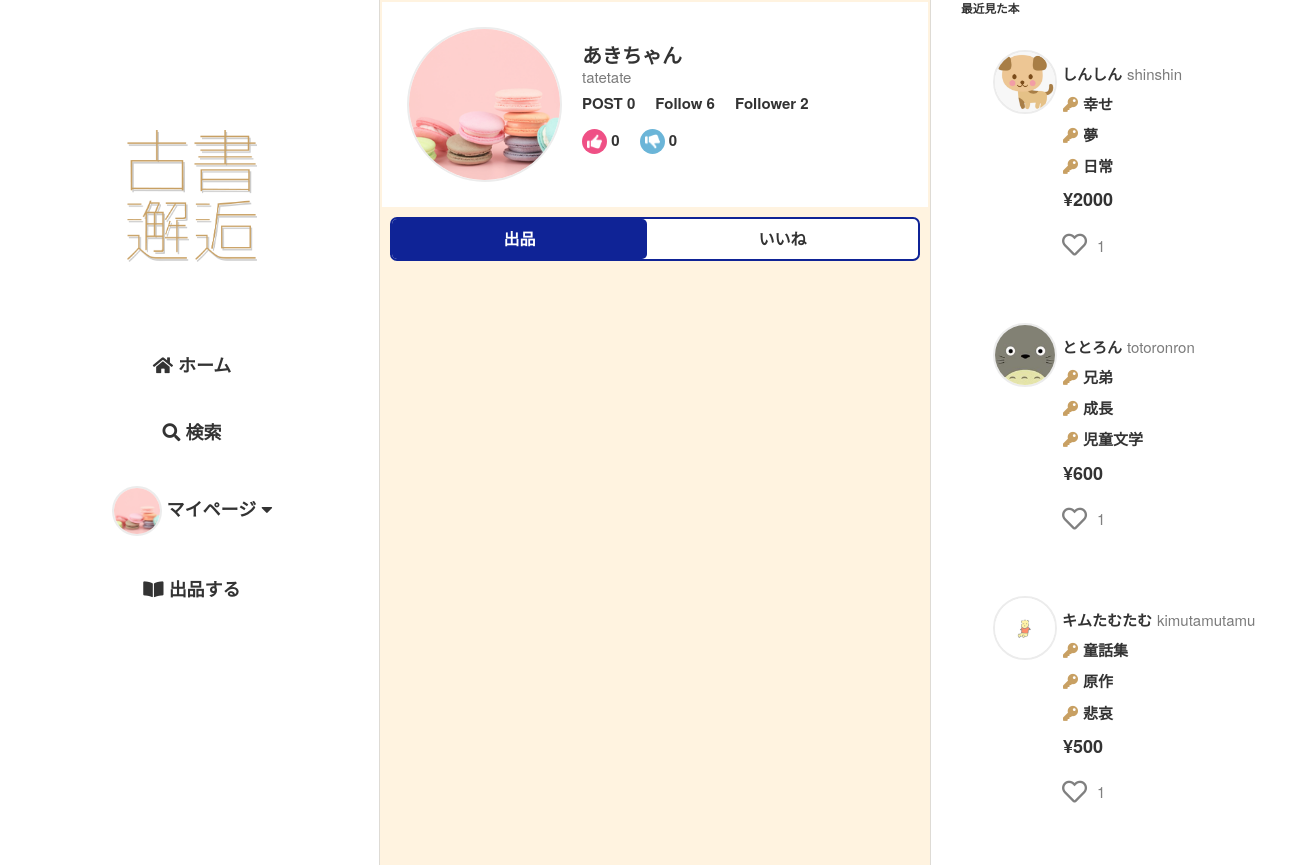
Before: /mypage/ (signed in) with the older database file.
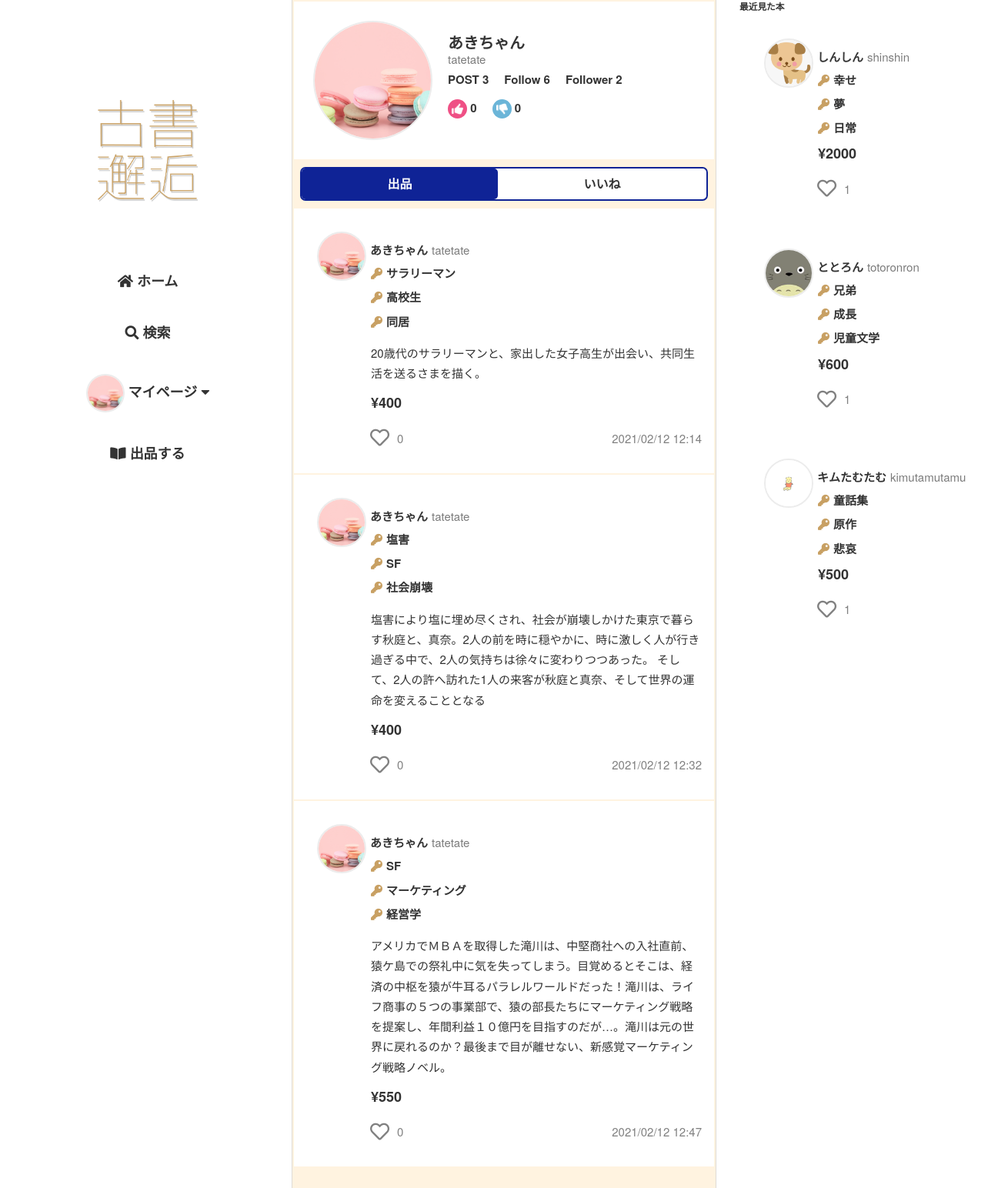
After: the same page with the newer database file.
### flmapp/models/user.py (models this page shows, shortened)
class User(UserMixin, db.Model):
    __tablename__ = 'User'
    __table_args__ = (CheckConstraint('update_at >= create_at'),)
    User_id = db.Column(db.Integer, primary_key=True)
    user_code = db.Column(db.String(64), unique=True, index=True, nullable=False)
    username = db.Column(db.String(64), index=True, nullable=False)
    email = db.Column(db.String(64), unique=True, index=True, nullable=False)
    password_hash = db.Column(db.String(128), nullable=False)
    picture_path = db.Column(db.Text, default='default.jpeg', nullable=False)
    prof_comment = db.Column(db.Text)
    default_ShippingAddress_id = db.Column(db.Integer, db.ForeignKey('ShippingAddress.ShippingAddress_id'))
    default_pay_way = db.Column(db.Integer, default=1, nullable=False)
    default_Credit_id = db.Column(db.Integer, db.ForeignKey('Credit.Credit_id'))
    is_active = db.Column(db.Boolean, default=True, nullable=True)
    create_at = db.Column(db.DateTime, default=datetime.now, nullable=False)
    update_at = db.Column(db.DateTime, default=datetime.now, nullable=False)
    def get_id(self):
        return (self.User_id)
    @property
    def password(self):
        raise AttributeError('パスワードは読み取り可能な属性ではありません。')

### flmapp/models/trade.py (models this page shows, shortened)
class Sell(db.Model):
    __tablename__ = 'Sell'
    __table_args__ = (CheckConstraint('update_at >= create_at'),)
    Sell_id = db.Column(db.Integer, primary_key=True)
    User_id = db.Column(db.Integer, db.ForeignKey('User.User_id'), nullable=False)
    sell_title = db.Column(db.String(255), nullable=False)
    key1 = db.Column(db.String(255), nullable=False)
    key2 = db.Column(db.String(255), nullable=False)
    key3 = db.Column(db.String(255), nullable=False)
    sell_comment = db.Column(db.Text, nullable=False)
    price = db.Column(db.Integer, nullable=False)
    item_picture_path = db.Column(db.Text, default='default.png', nullable=False)
    genre = db.Column(EnumType(enum_class=Genre), nullable=False)
    item_state = db.Column(EnumType(enum_class=Item_state), nullable=False)
    postage = db.Column(EnumType(enum_class=Postage), nullable=False)
    send_way = db.Column(EnumType(enum_class=Send_way), nullable=False)
    consignor = db.Column(db.String(64), nullable=False)
    schedule = db.Column(EnumType(enum_class=Schedule), nullable=False)
    remarks = db.Column(db.Text)
    deal_status = db.Column(EnumType(enum_class=Deal_status),default=Deal_status(1), nullable=False)
    sell_flg = db.Column(db.Boolean,default=True, nullable=False)
    is_active = db.Column(db.Boolean,default=True, nullable=False)
    has_sent = db.Column(db.Boolean,default=False, nullable=False)
    has_got = db.Column(db.Boolean,default=False, nullable=False)
    create_at = db.Column(db.DateTime,default=datetime.now, nullable=False)
    update_at = db.Column(db.DateTime,default=datetime.now, nullable=False)
    user = db.relationship('User', backref='sell', lazy='joined', uselist=False)
    @classmethod
    def select_sell_by_sell_id(cls, Sell_id):
        return cls.query.get(Sell_id)
    @classmethod
    def select_sell_by_user_id(cls, User_id):
        return cls.query.filter(cls.User_id==User_id).all()

### flmapp/views/mypage.py (the view)
@bp.route('/')
@login_required
def mypagetop():
    followed = UserConnect.followed_exists(current_user.User_id)
    follows = UserConnect.select_follows_by_user_id(current_user.User_id)
    good_ratings_count,bad_ratings_count = Rating.select_rate_by_user_id(current_user.User_id)
    items = Sell.select_sell_by_user_id(current_user.User_id)
    b_items = BrowsingHistory.b_history_join_sell(Sell,current_user.User_id)
    b_item_list = []
    for b_item in b_items:
        b_item_list.append(Sell.select_sell_by_sell_id(b_item.Sell_id))
    liked_list = []
    for item in items:
        liked = Likes.liked_exists(item.Sell_id)
        if liked:
            liked_list.append(item.Sell_id)
    return render_template(
        'mypage/mypage.html', followed=followed, follows_count=len(follows),
        good_ratings_count=good_ratings_count, bad_ratings_count=bad_ratings_count,
        items=items, liked_list=liked_list, post_c=len(items), b_items=b_item_list
    )

### flmapp/templates/mypage/mypage.html (shortened to what this page needs)
{% extends "base02.html" %}
{%block head %}
<link rel="stylesheet" href="{{ url_for('static', filename='css/user/userdata.css')}}">
<link rel="stylesheet" href="{{ url_for('static', filename='css/follow.css')}}">
{% endblock%}
{% block content %}
<div class="u-header">
    <div>
        <img class="u-icon" src="{{url_for('static', filename='user_image/' + current_user.picture_path)}}">
    </div>
    <div class="h-box">
        <p class="u-name">{{ current_user.username }}</p>
        <p class="u-code">{{ current_user.user_code }}</p>
        <div class="h-area-01">
            <p>POST {{ post_c }}</p>
            <p>Follow {{ follows_count }}</p>
            <p>
                Follower
                <span id="{{ current_user.User_id }}-count" class="count">
                    {{ followers_count(current_user.User_id) }}
                </span>
            </p>
        </div>
        <div class="h-area-02">
            <p>
            {{ good_ratings_count }}
            </p>
            <p>
                {{ bad_ratings_count }}
            </p>
        </div>
    </div>
</div>
<div class="user-i-tab">
    <a id="sell-tab" href="{{url_for('mypage.mypagetop')}}">出品</a>
    <a id="likes-tab" href="{{url_for('mypage.mypage_likes')}}">いいね</a>
</div>
{% for item in items %}
    <article class="item-wrap">
        <a href="{{url_for('item.itemdata', item_id=item.Sell_id)}}">
            <object><a class="u-box" href="{{url_for('user.userdata', user_code=item.user.user_code)}}">
                <img class="u-icon" src="{{url_for('static', filename='user_image/' + item.user.picture_path)}}">
                <p class="u-name">{{ item.user.username }}</p>
                <p class="u-code">{{ item.user.user_code }}</p>
            </a></object>
            <div class="i-content-area">
                <div class="k-s-box">
                    <div class="i-key">
                        <p><i class="fas fa-key"></i>{{ item.key1 }}</p>
                        <p><i class="fas fa-key"></i>{{ item.key2 }}</p>
                        <p><i class="fas fa-key"></i>{{ item.key3 }}</p>
                    </div>
                </div>
                <div class="i-comm"><p>{{ item.sell_comment }}</p></div>
            </div>
            <p><span class="i-price">¥{{ item.price }}</span></p>
            <div class="i-fotter">
                {% include "like.html" %}
                <p>{{ item.create_at.strftime('%Y/%m/%d %H:%M') }}</p>
            </div>
        </a>
    </article>
{% endfor %}
{% endblock %}
{% block content2 %}
<h3>最近見た本</h3>
{% for item in b_items %}
<article class="item-wrap">
    <a href="{{url_for('item.itemdata', item_id=item.Sell_id)}}">
        <object><a class="u-box" href="{{url_for('user.userdata', user_code=item.user.user_code)}}">
            <img class="u-icon" src="{{url_for('static', filename='user_image/' + item.user.picture_path)}}">
            <p class="u-name">{{ item.user.username }}</p>
            <p class="u-code">{{ item.user.user_code }}</p>
        </a></object>
        <div class="i-content-area">
            <div class="i-key">
                <p><i class="fas fa-key"></i>{{ item.key1 }}</p>
                <p><i class="fas fa-key"></i>{{ item.key2 }}</p>
                <p><i class="fas fa-key"></i>{{ item.key3 }}</p>
            </div>
        </div>
        <p><span class="i-price">¥{{ item.price }}</span></p>
        <div class="i-fotter">
            {% include "like.html" %}
        </div>
    </a>
</article>
{% endfor %}
{% endblock %}

### flmapp/templates/base02.html (shortened to what this page needs)
<!DOCTYPE html>
<html lang="ja">
    <head>
        <link rel="stylesheet" href="https://use.fontawesome.com/releases/v5.15.1/css/all.css">
        <link rel="stylesheet" type="text/css" href="{{ url_for('static', filename='css/sanitize.css')}}">
        <link rel="stylesheet" type="text/css" href="{{ url_for('static', filename='css/global.css')}}">
        <link rel="stylesheet" type="text/css" href="{{ url_for('static', filename='css/kosho-flame.css')}}">
        <link rel="stylesheet" type="text/css" href="{{ url_for('static', filename='css/common2.css')}}">
        <link rel="stylesheet" href="{{ url_for('static', filename='css/login_required_modal.css')}}">
        <link rel="stylesheet" href="{{ url_for('static', filename='css/like.css')}}">
        <link rel="stylesheet" href="{{ url_for('static', filename='css/item.css')}}">
        {%block head %}{% endblock%}
    </head>
    <body>
        <div class="wrap">
            <header>
                <div class="h-wrap">
                    <h1><img src="{{ url_for('static', filename='images/logo.png')}}" alt="ロゴ"></h1>
                    <nav>
                        <ul>
                            <li><a id="home" href="{{url_for('route.home')}}">
                                <i class="fas fa-home"></i>
                                ホーム
                            </a></li>
                            <li><a href="{{url_for('search.search')}}">
                                <i class="fas fa-search"></i>
                                検索
                            </a></li>
                            {% if current_user.is_authenticated %}
                                <li>
                                    <label for="check1" class="accordion-open">
                                        <img class="u-icon" src="{{url_for('static', filename='user_image/' + current_user.picture_path)}}">
                                        マイページ
                                        <i class="fas fa-caret-down"></i>
                                    </label>
                                </li>
                            {% else %}
                                <li><a href="{{url_for('auth.login')}}">
                                    ログイン
                                </a></li>
                            {% endif %}
                            <li><a href="{{url_for('sell.sell')}}">
                                <i class="fas fa-book-open"></i>
                                出品する
                            </a></li>
                        </ul>
                    </nav>
                </div>
            </header>
            <div class="container">
                {% block content %}
                {% endblock %}
            </div>
            <div class="r-content">
                <div class="r-wrap">
                    {% block content2 %}
                    {% endblock %}
                </div>
            </div>
        </div>
    </body>
</html>

### flmapp/templates/like.html (shortened to what this page needs)
<div class="like-wrap">
    <form method="POST" action="{{url_for('ajax.like_ajax')}}">
        {% if item.Sell_id in liked_list %}
            <button id="like" name="{{ item.Sell_id }}"><i class="fas fa-lg fa-heart like-btn"></i></button>
        {% else %}
            <button id="like" name="{{ item.Sell_id }}"><i class="far fa-lg fa-heart unlike-btn"></i></button>
        {% endif %}
    </form>
    <p name="{{ item.Sell_id }}-count" class="count">{{ likes_count(item.Sell_id) }}</p>
</div>

Changed rows visible on the page:
added Sell: picture_path (picture), user.username "あきちゃん", user.user_code "tatetate", key1 "サラリーマン", key2 "高校生", key3 "同居", sell_comment "20歳代のサラリーマンと、家出した女子高生が出会い、共同生活を送るさまを描く。", price "400", likes_count "0", create_at "2021/02/12 12:14"
added Sell: picture_path (picture), user.username "あきちゃん", user.user_code "tatetate", key1 "塩害", key2 "SF", key3 "社会崩壊", sell_comment "塩害により塩に埋め尽くされ、社会が崩壊しかけた東京で暮らす秋庭と、真奈。2人の前を時に穏やかに、時に激しく人が行き過ぎる中で、2人の気持ちは徐々に変わりつつあった。 そして、2人の許へ訪れた1人の来客が秋庭と真奈、そして世界の運命を変えることとなる", price "400", likes_count "0", create_at "2021/02/12 12:32"
added Sell: picture_path (picture), user.username "あきちゃん", user.user_code "tatetate", key1 "SF", key2 "マーケティング", key3 "経営学", sell_comment "アメリカでＭＢＡを取得した滝川は、中堅商社への入社直前、猿ケ島での祭礼中に気を失ってしまう。目覚めるとそこは、経済の中枢を猿が牛耳るパラレルワールドだった！滝川は、ライフ商事の５つの事業部で、猿の部長たちにマーケティング戦略を提案し、年間利益１０億円を目指すのだが…。滝川は元の世界に戻れるのか？最後まで目が離せない、新感覚マーケティング戦略ノベル。", price "550", likes_count "0", create_at "2021/02/12 12:47"
Other visible differences:
{{ post_c }}: "0" → "3"
